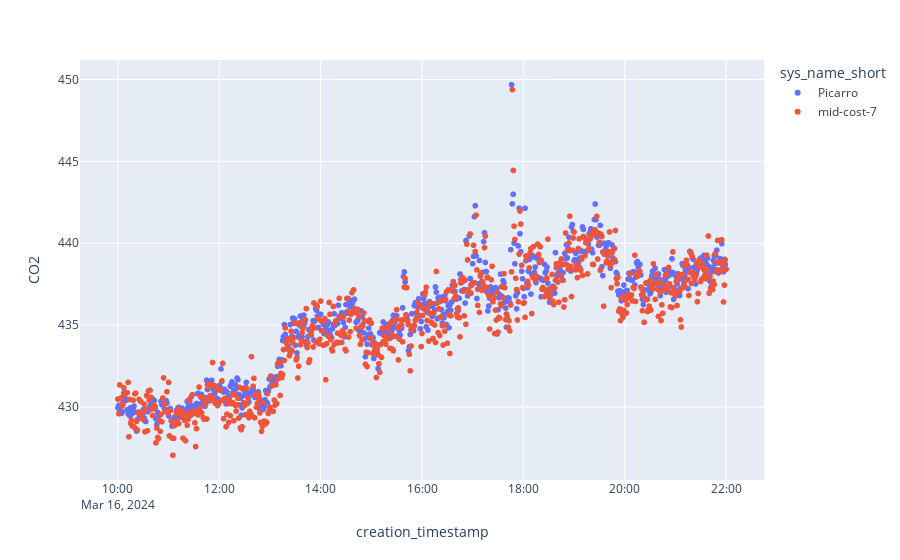

The cell this chart's notebook holds for it:
### Code cell
# Quality Check

from datetime import datetime, timezone

start = datetime(2024, 3, 16, 10, 0, 0).replace(tzinfo=timezone.utc)
end = datetime(2024, 3, 16, 22, 0, 0).replace(tzinfo=timezone.utc)

df_temp = df_plot.filter(pl.col("creation_timestamp").is_between(start, end)).filter(pl.col("sys_name_short").is_in(["acropolis-7", "Picarro"]))

fig = px.scatter(df_temp, x="creation_timestamp", y = "CO2", color = "sys_name_short")
fig.show()

### Figure 1 — Plotly figure (JSON) as saved in the notebook; plotly's stock layout.template omitted (floating-point values rounded to 4 significant figures; data arrays with more than 128 entries replaced by an {"elided": "..."} marker saying what was removed)
{"data": [{"hovertemplate": "sys_name_short=Picarro<br>creation_timestamp=%{x}<br>CO2=%{y}<extra></extra>", "legendgroup": "Picarro", "marker": {"color": "#636efa", "symbol": "circle"}, "mode": "markers", "name": "Picarro", "showlegend": true, "type": "scattergl", "x": {"elided": "721 str values"}, "xaxis": "x", "y": {"elided": "721 float values"}, "yaxis": "y"}, {"hovertemplate": "sys_name_short=mid-cost-7<br>creation_timestamp=%{x}<br>CO2=%{y}<extra></extra>", "legendgroup": "mid-cost-7", "marker": {"color": "#EF553B", "symbol": "circle"}, "mode": "markers", "name": "mid-cost-7", "showlegend": true, "type": "scattergl", "x": {"elided": "721 str values"}, "xaxis": "x", "y": {"elided": "721 float values"}, "yaxis": "y"}], "layout": {"legend": {"title": {"text": "sys_name_short"}, "tracegroupgap": 0}, "margin": {"t": 60}, "xaxis": {"anchor": "y", "domain": [0, 1], "title": {"text": "creation_timestamp"}}, "yaxis": {"anchor": "x", "domain": [0, 1], "title": {"text": "CO2"}}}}
